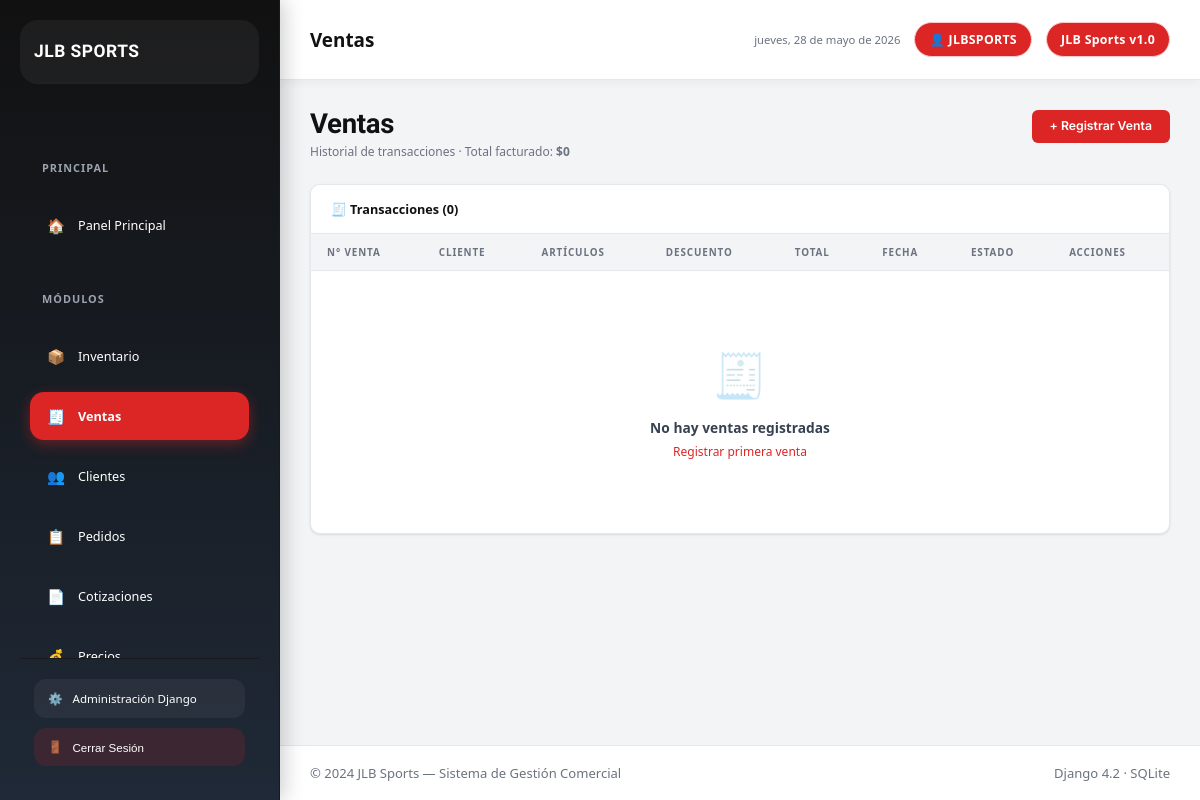
/sales/ (signed in), run on an earlier commit of the app's database.
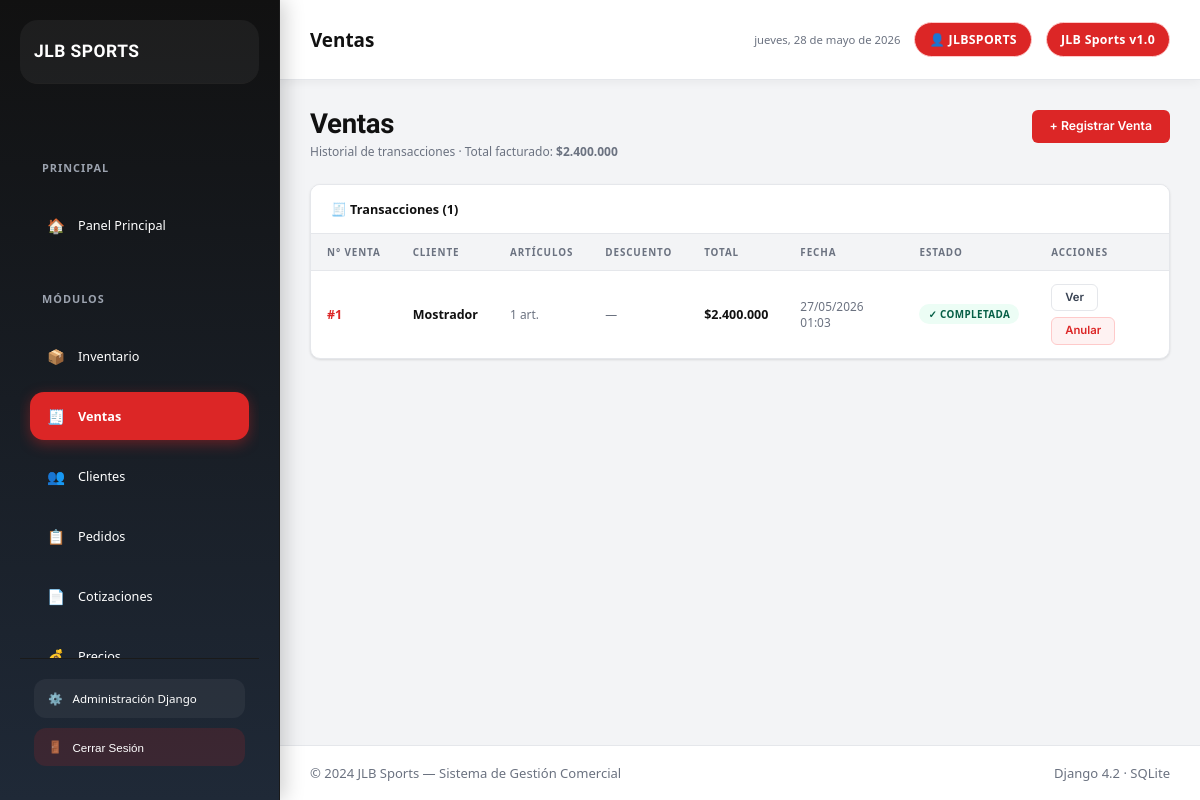
And on a later commit of the database.
### sales/models.py (models this page shows, shortened)
class Sale(models.Model):
    STATUS_CHOICES = [
        ('completed', 'Completada'),
        ('cancelled', 'Anulada'),
    ]
    client = models.ForeignKey(Client, on_delete=models.SET_NULL, null=True, blank=True, related_name='sales')
    status = models.CharField(max_length=20, choices=STATUS_CHOICES, default='completed')
    notes = models.TextField(blank=True, verbose_name='Observaciones')
    total_amount = models.DecimalField(max_digits=12, decimal_places=2, default=0)
    discount_applied = models.DecimalField(max_digits=5, decimal_places=2, default=0,
                                           verbose_name='Descuento aplicado (%)')
    created_at = models.DateTimeField(auto_now_add=True)
    class Meta:
        ordering = ['-created_at']

### sales/views.py (the view)
# urls.py: path('', views.sale_list, name='sale_list'),
@login_required
def sale_list(request):
    sales = Sale.objects.select_related('client').prefetch_related('items__product').all()
    total_completadas = Sale.objects.filter(status='completed').aggregate(t=Sum('total_amount'))['t'] or 0
    context = {'sales': sales, 'total_completadas': total_completadas, 'active_page': 'sales'}
    return render(request, 'sales/sale_list.html', context)

### inventory/templatetags/jlb_filters.py (called while the page is built)
@register.filter
def pesos(value):
    try:
        value = Decimal(str(value))
        if value == value.to_integral_value():
            formatted = f"{int(value):,}".replace(",", ".")
        else:
            formatted = f"{value:,.0f}".replace(",", ".")
        return f"${formatted}"
    except (ValueError, TypeError):
        return f"${value}"

### templates/sales/sale_list.html (shortened to what this page needs)
{% extends 'base.html' %}
{% load jlb_filters %}
{% block topbar_title %}Ventas{% endblock %}
{% block content %}
<div class="seccion-header">
  <div>
    <h1 class="seccion-titulo">Ventas</h1>
    <p class="seccion-subtitulo">Historial de transacciones · Total facturado: <strong>{{ total_completadas|pesos }}</strong></p>
  </div>
  <a href="{% url 'sale_create' %}" class="btn btn-rojo">+ Registrar Venta</a>
</div>
<div class="tarjeta">
  <div class="tarjeta-cab">
    <span class="tarjeta-titulo">🧾 Transacciones ({{ sales.count }})</span>
  </div>
  <div class="tabla-wrap">
    <table>
      <thead>
        <tr>
          <th>N° Venta</th>
          <th>Cliente</th>
          <th>Artículos</th>
          <th>Descuento</th>
          <th>Total</th>
          <th>Fecha</th>
          <th>Estado</th>
          <th>Acciones</th>
        </tr>
      </thead>
      <tbody>
        {% for v in sales %}
        <tr>
          <td><a href="{% url 'sale_detail' v.pk %}" class="bold txt-rojo">#{{ v.pk }}</a></td>
          <td class="bold">{{ v.client.name|default:"Mostrador" }}</td>
          <td class="td-muted">{{ v.items.count }} art.</td>
          <td class="td-muted">{% if v.discount_applied %}<span class="badge badge-verde">{{ v.discount_applied }}%</span>{% else %}—{% endif %}</td>
          <td class="bold">{{ v.total_amount|pesos }}</td>
          <td class="td-muted">{{ v.created_at|date:"d/m/Y H:i" }}</td>
          <td>
            {% if v.status == 'completed' %}
              <span class="badge badge-verde">✓ Completada</span>
            {% else %}
              <span class="badge badge-rojo">✕ Anulada</span>
            {% endif %}
          </td>
          <td>
            <div class="td-acciones">
              <a href="{% url 'sale_detail' v.pk %}" class="btn btn-outline btn-sm">Ver</a>
              {% if v.status == 'completed' %}
              <a href="{% url 'sale_cancel' v.pk %}" class="btn btn-sm" style="background:var(--rojo-suave);color:var(--rojo);border:1px solid var(--rojo-borde);">Anular</a>
              {% endif %}
            </div>
          </td>
        </tr>
        {% empty %}
        <tr><td colspan="8">
          <div class="estado-vacio">
            <div class="estado-vacio-icono">🧾</div>
            <div class="estado-vacio-titulo">No hay ventas registradas</div>
            <div class="estado-vacio-texto"><a href="{% url 'sale_create' %}" class="txt-rojo">Registrar primera venta</a></div>
          </div>
        </td></tr>
        {% endfor %}
      </tbody>
    </table>
  </div>
</div>
{% endblock %}

What changed in the data, as far as the page shows it:
added Sale: pk "1", client.name "Mostrador", items.count "1", total_amount|pesos "$2.400.000", created_at "27/05/2026 01:03", status "✓ COMPLETADA"
Also different on the page:
{{ total_completadas|pesos }}: "$0" → "$2.400.000"
{{ sales.count }}: "0" → "1"
text no longer shown: "🧾 No hay ventas registradas Registrar primera venta"
